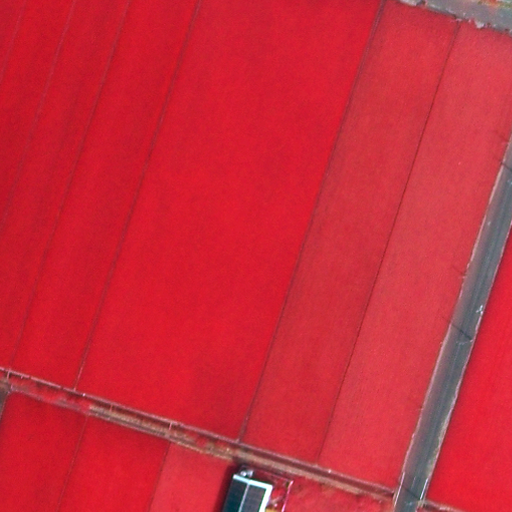
#> input picture CaseStudyResource/NCU-RSS-1.5/test/data/train_test/NRG_png/11111111_111111z.png, 512 x 512 px
$ python generating_smaller_test_data_from_real_data.py
#> lines starting #> are read from the running program, lines starting #| are printed output that depends on the picture; after the words box and inside, x2 and y2 are one past the last pixel; in counts of white or black regions, pixels touching at a corner belong together
import glob
import os
import shutil

import numpy as np
from PIL import Image

def crop_image_tool(imgs=None, out_path=None, resize_method=None):
#> called with imgs = 'data/train_test/NRG_png', out_path = 'test/data/train_test/NRG_png', resize_method = 1
    imgs = glob.glob(imgs + '/*.png')
    print('\nCrop Image')
    if not os.path.exists(out_path):
        os.mkdir(out_path)

    width = 11520
    height = 12288
    crop_width = 512
    crop_height = 512
    file_count = 1
    for file in imgs:
        # read image and resize
        ic = 1
        im = Image.open(file)
#> im is the input picture: PIL image 512x512 RGB; mean R, G, B 200.7, 42.7, 58.2
        im = im.resize((width, height), resize_method)
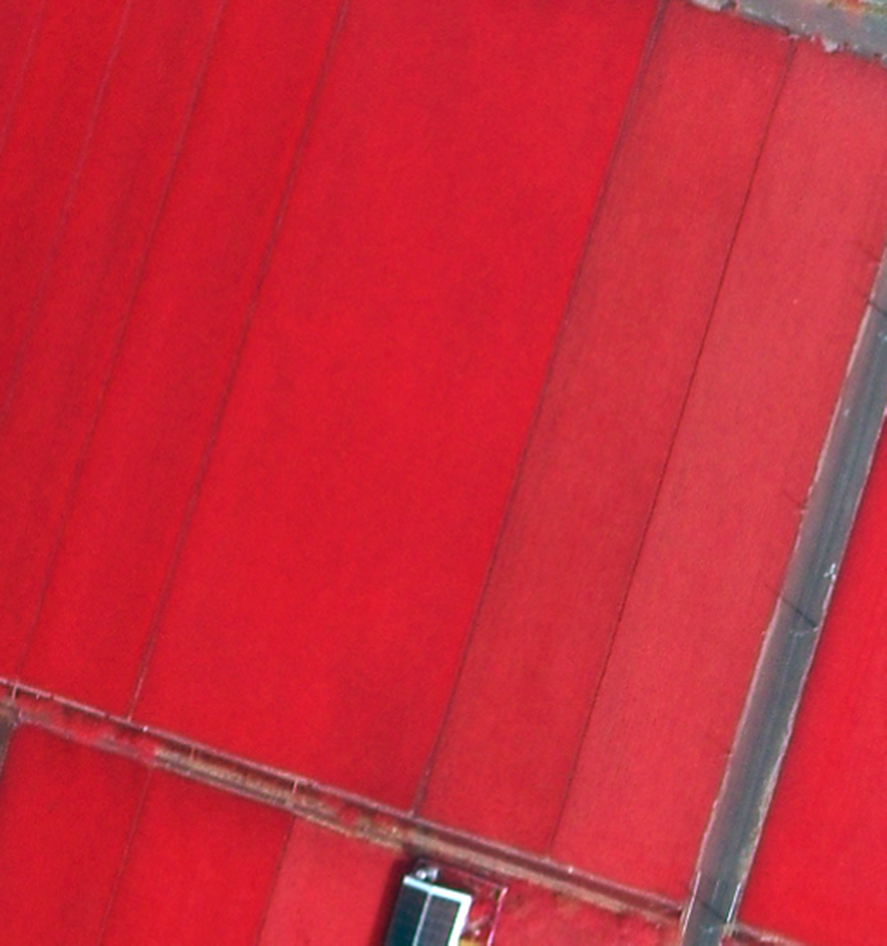
#> im: PIL image 11520x12288 RGB (shown at 1/13 size); mean R, G, B 200.7, 42.7, 58.2

        # get file name and make a folder for it


        print("crop ", file_count, ": ", file, "...")
        for i in range(0, width, crop_width):
            for r in range(0, height, crop_height):
                a = im.crop((i, r, i + crop_width, r + crop_height))
                filename =str(ic)*8+'_'+str(ic)*6+'z'
                a.save(out_path + r'/{}.png'.format(filename))
                ic = ic + 1
                if ic==3:break
            if ic==3:break
#> this loop made 1 pass
#> pass 1, in crop_image_tool, `a.save(out_path + r'/{}.png'.format(filename))`:
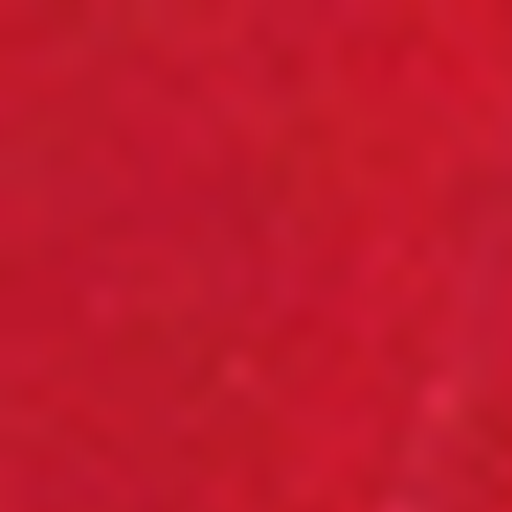
#> saved as 11111111_111111z.png: PIL image 512x512 RGB; mean R, G, B 192.4, 26, 44.8
#> after the loop, ic = 3
        file_count = file_count + 1
        break
if __name__=="__main__":
    print('Cropping smaller images for unit test')
    testing_data_dir='test/data'
    if not os.path.exists(testing_data_dir):os.mkdir(testing_data_dir)
    testing_data_dir='test/data/train_test'
    if not os.path.exists(testing_data_dir):os.mkdir(testing_data_dir)
    NRG_png_dir='test/data/train_test/NRG_png'
    if not os.path.exists(NRG_png_dir):os.mkdir(NRG_png_dir)
    parcel_mask_dir='test/data/train_test/parcel_mask'
    if not os.path.exists(parcel_mask_dir):os.mkdir(parcel_mask_dir)
    selected_parcel_mask_dir='test/data/train_test/selected_parcel_mask'
    if not os.path.exists(selected_parcel_mask_dir):os.mkdir(selected_parcel_mask_dir)
    # 94191004_181006z.png works
    crop_image_tool(imgs='data/train_test/NRG_png',out_path=NRG_png_dir,resize_method=Image.Resampling.LANCZOS)
    crop_image_tool(imgs='data/train_test/parcel_mask',out_path=parcel_mask_dir,resize_method=Image.NEAREST)
#> call 2 of crop_image_tool, with imgs = 'data/train_test/parcel_mask', out_path = 'test/data/train_test/parcel_mask', resize_method = 0
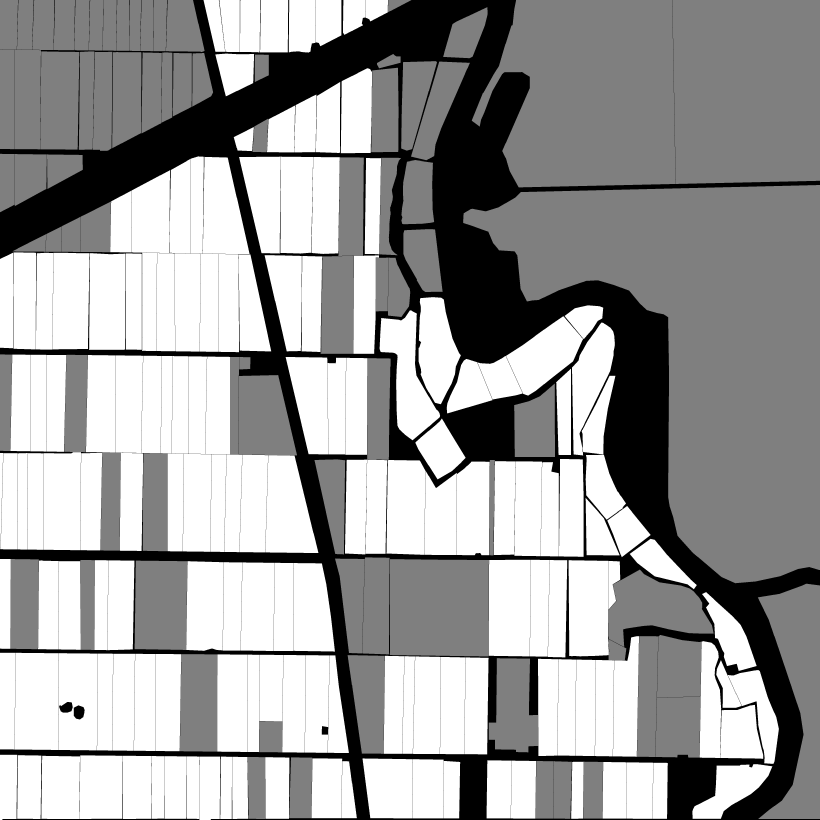
#> input picture CaseStudyResource/NCU-RSS-1.5/test/data/inference/parcel_mask/66666666_666666z.png, 4096 x 4096 px (shown at 1/5 size)
#> in crop_image_tool, im is the input picture: PIL image 4096x4096 L; min 0, max 2, mean 1.24
#> in crop_image_tool (call 2), `im = im.resize((width, height), resize_method)`:
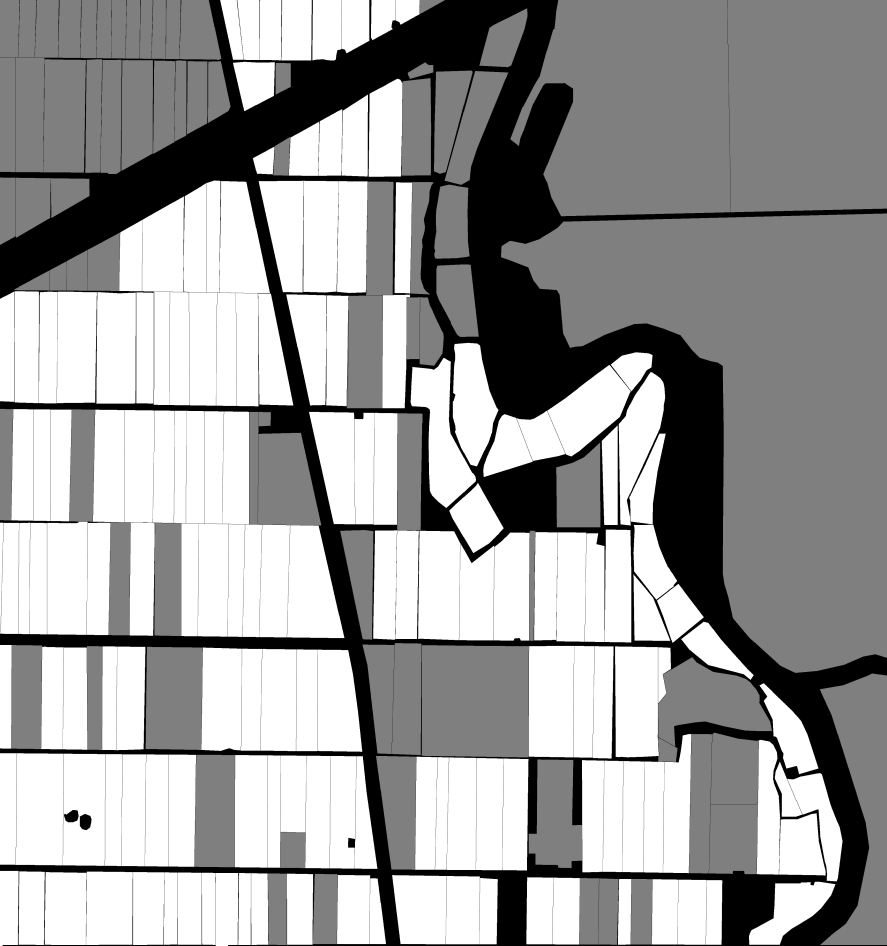
#> im: PIL image 11520x12288 L (shown at 1/13 size); min 0, max 2, mean 1.24; drawn with min black and max white
#> the loop in crop_image_tool (call 2), `for i in range(0, width, crop_width):` made 1 pass
#> pass 1, in crop_image_tool (call 2), `a.save(out_path + r'/{}.png'.format(filename))`:
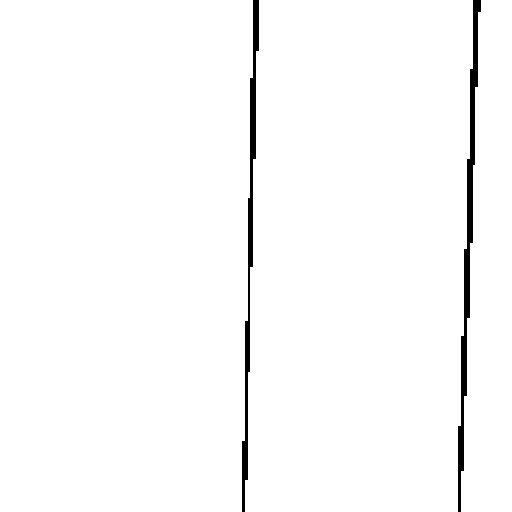
#> saved as 11111111_111111z.png: PIL image 512x512 L; values 0 (black) and 1 (white), 98.1% white; 2 black regions, box (x1, y1, x2, y2) and area: (458, 0, 481, 512) 2730, (242, 0, 259, 512) 2235
#> pass 1, in crop_image_tool (call 2), `a.save(out_path + r'/{}.png'.format(filename))`:
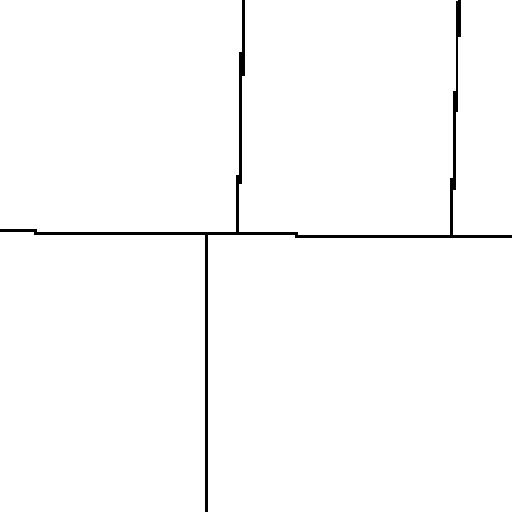
#> saved as 22222222_222222z.png: PIL image 512x512 L; values 0 (black) and 1 (white), 98.5% white; 1 black region, box (x1, y1, x2, y2) and area: (0, 0, 512, 512) 3981
    crop_image_tool(imgs='data/train_test/selected_parcel_mask',out_path=selected_parcel_mask_dir,resize_method=Image.NEAREST)
